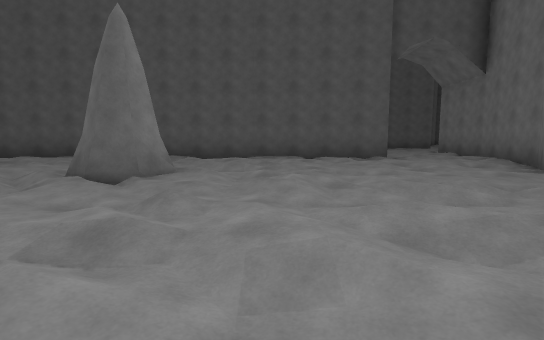
[1] (above)

16 first-person views from a walk through a 3-D level made in the Unity game engine. The camera is 1.2 m above the floor, tilts 6° down and sees 85° across. The floor is counted in squares, 2.45 m on a side. Each view is taken from the middle of a square. On the plan, view 1 faces up. The plan holds only what a view shows up to about 9 squares ahead; the rest is blank. The place goes on beyond the plan. The player is left out.

[2]
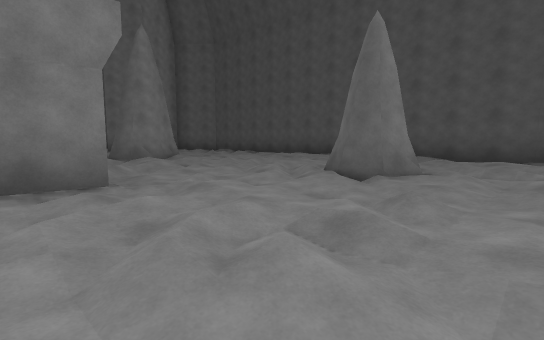

[3]
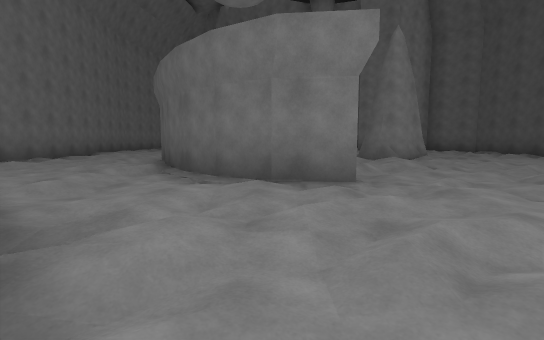

[4]
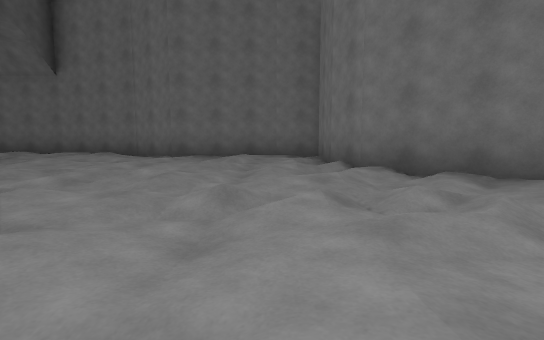

[5]
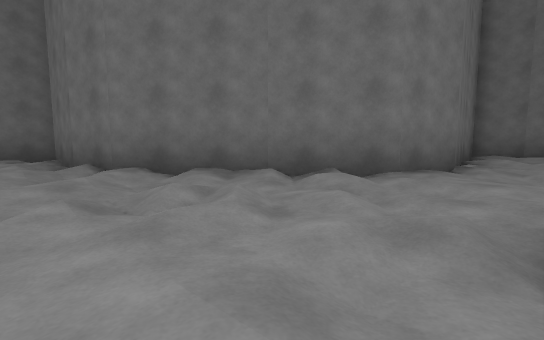

[6]
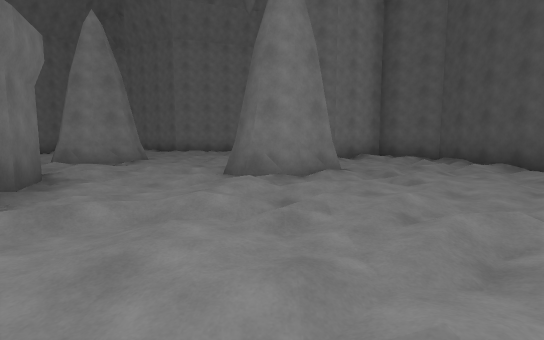

[7]
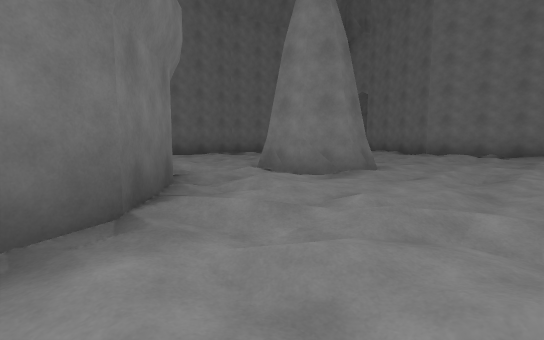

[8]
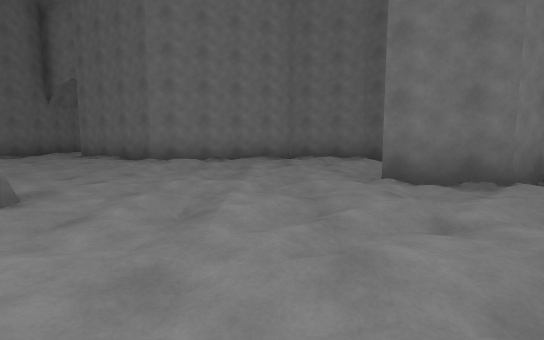

[9]
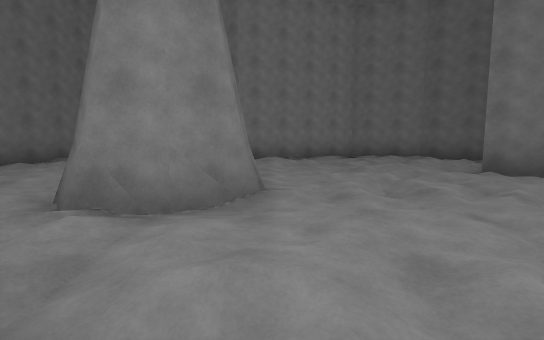

[10]
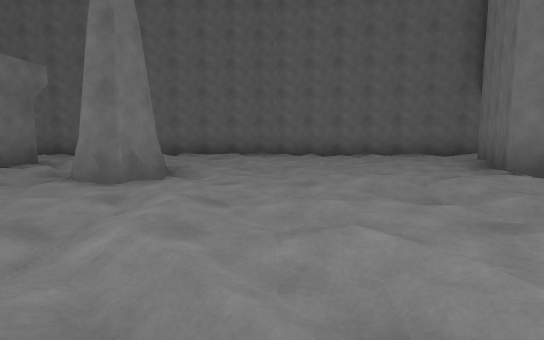

[11]
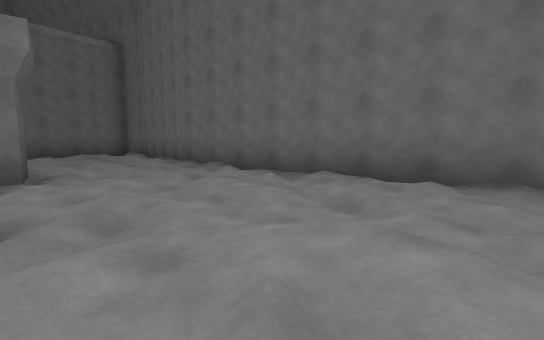

[12]
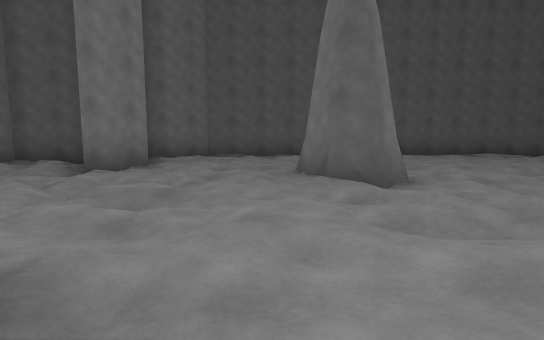

[13]
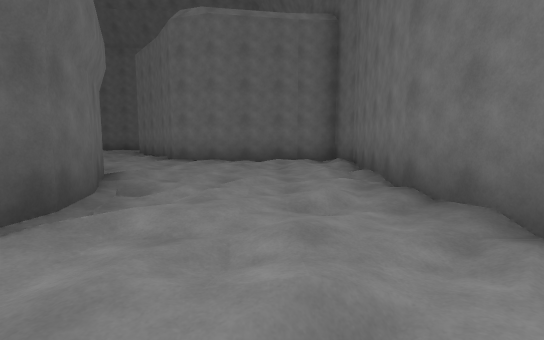

[14]
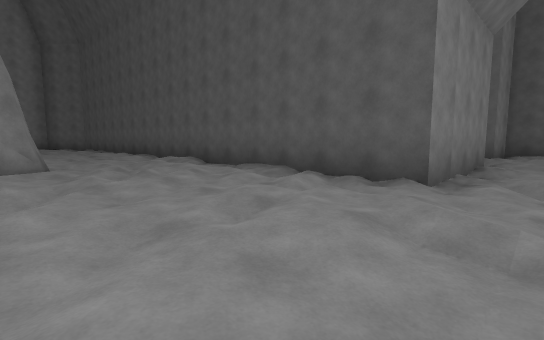

[15]
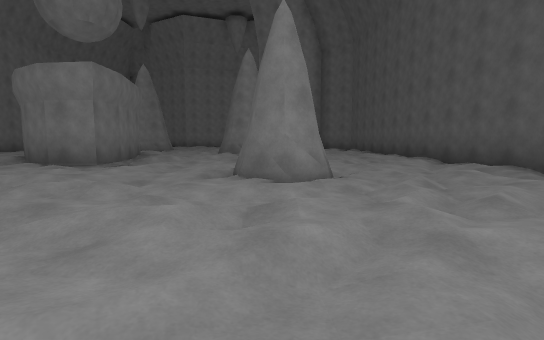

[16]
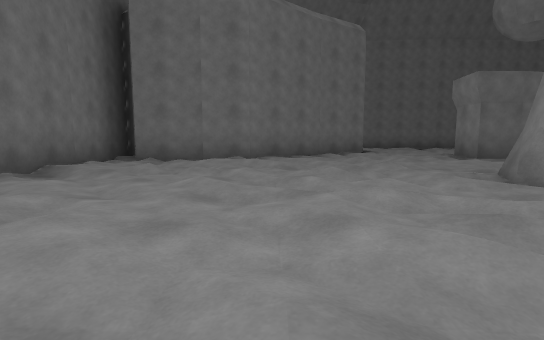

### Floor plan
Key: @ floor where view 1 was taken; # wall or solid block; . main floor; : floor 0.25 m higher than the main floor; - floor 0.25 m lower than the main floor; / step, stairs or slope; O other object.
Columns run from 16 left of view 1 to 6 right of it. Each row starts with its distance up from view 1.
 15                    ##
 14                   ##.
 13                   #..
 12                    ..
 11                    ..
 10                    #. #
  9                    #..#
  8     ################:.#
  7     #.---.....-..--...#
  6  ####::.-.............#
  5 ##-.#.-..:..:-/.....-##
  4 #...#...#.....O......#
  3 ...-....#-/.....:....#
  2 #.-.--...:.-.-.....-.#
  1 #-............./-....#
  0 #/.:../.::###...@#####
 -1 #/..-.#..####...##
 -2 #........##..-.##
 -3 ...:.....:.....#
 -4 .....-..:......#
 -5 ....-..........#
 -6 ################

Positions as (right, up) in squares from view 1, and headings:
1: (0, 0), facing up
2: (0, 0), facing up-left
3: (0, 0), facing left
4: (-3, 2), facing right
5: (-3, 2), facing down-right
6: (-3, 3), facing left
7: (-6, 2), facing down-left
8: (-8, 2), facing left
9: (-7, 0), facing left
10: (-12, 3), facing down
11: (-12, -2), facing down-right
12: (-9, -1), facing up
13: (-9, -4), facing right
14: (4, 4), facing up-left
15: (2, 4), facing left
16: (1, 7), facing down
